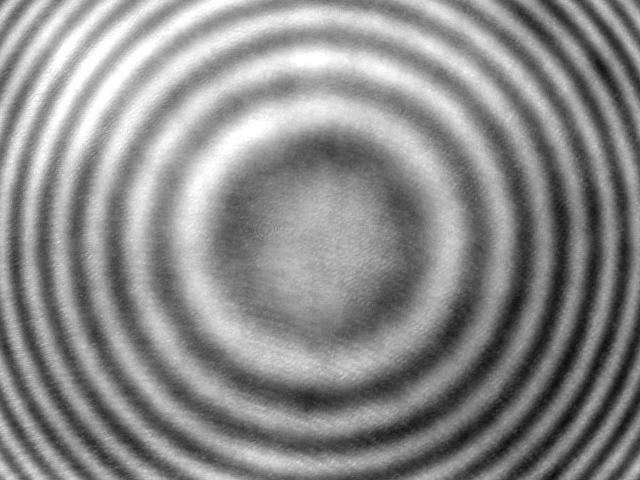
#> input picture data/generated/fourier/steel/ampl/fourier_steel_ampl_00000.png, 640 x 480 px, given in place of ampl, which was not available
$ jupyter execute 13-noise-distribution.ipynb
#> lines starting #> are read from the running program, lines starting #| are printed output that depends on the picture; pictures that were not available may be replaced by others from this repository, and a replacement may not be noted
### src/methods/analytic/exact.py
import cv2
import matplotlib.pyplot as plt
import numpy as np
from scipy.signal import find_peaks
from sklearn.linear_model import LinearRegression


class AnalyticalMathod:
    def detect_middle_x_y(self, img):
        raise NotImplementedError("Must override detect_middle")

    # function takes as an input a strip from image and returns
    # x coordinate being the center of symmetry
    def detect_middle_x(self, img, filter_size=10, check=[], mode="x"):

        if "strip" in check:
            cv2.imwrite("strip.png", img=img)

        # brightness values array #############################
        vector = img.mean(axis=0)

        # smothing the vector to get rid of noise ##############
        vector = cv2.filter2D(vector, -1, np.ones(filter_size) / filter_size).flatten()

        if "peaks_plot" in check:
            plt.figure()
            plt.plot(vector)
            plt.savefig("vector.png")

        # find maxima of the function ##########################
        # (coordinates of the brightest points) ################
        maxima = find_peaks(vector, distance=5)[0]

        if "maxima" in check:
            print("Maxima")
            print(maxima)

        # distacne between each consecutive maximum ############
        distances = np.array(
            [-maxima[i] + maxima[i + 1] for i in range(len(maxima) - 1)]
        )
        if "distances" in check:
            print("Distances")
            print(distances)

        # exemplary distances array: (symmetric more or less) ###
        # [ 26  30  36  41  55 148 110  52  43  34  31] #########
        # the function calculates the distance between the ######
        # triplets of values and returns coords if the distance #
        # is the smallest: 30  36  41 and 31  34  43 ############
        # so returns 1 and 10 which are the coordinates of 30 and 31
        def get_x1_x2(distances):
            x1 = 0
            x2 = len(distances) - 1
            best1 = 0
            best2 = len(distances) - 1
            best_score = np.Inf
            tres = 3
            if mode == "x":
                tres == 5
            while x2 - x1 >= tres:
                vec1 = distances[x1 : x1 + 2]
                vec2 = distances[x2 - 1 : x2 + 1][::-1]
                if mode == "x":
                    vec1 = distances[x1 : x1 + 3]
                    vec2 = distances[x2 - 2 : x2 + 1][::-1]

                difference = np.sum(np.abs(vec1 - vec2))
                if difference <= 3:
                    return x1, x2
                if difference < best_score:
                    best1 = x1
                    best2 = x2
                    best_score = difference
                if np.sum(vec1) > np.sum(vec2):
                    x2 -= 1
                else:
                    x1 += 1
            return best1, best2

        x1, x2 = get_x1_x2(distances)
        return maxima, distances, (maxima[x1] + maxima[x2 + 1]) // 2

    def middle_idx(self, vector):
        i1, i2 = 0, len(vector) - 1
        while np.fabs(vector[i1] - vector[i2]) >= 2:
            if vector[i1] > vector[i2]:
                i1 += 1
            else:
                i2 -= 1
        return i1, i2

    def calculate_epsilon(self, img, check=[], blur_size=20, vector_filter_size=10):
        if check:
            print("ANALYSIS")

        # blur to reduce noise
        img_tmp = cv2.filter2D(
            img,
            -1,
            np.ones(blur_size**2).reshape((blur_size, blur_size)) / blur_size**2,
        )

        # coordinates of center of rings
        x, y = self.detect_middle_x_y(img_tmp, vector_filter_size)
        if y < 190:
            y = 240

        # middle strip
        strip = img_tmp[y - 20 : y + 20, :]

        # find middle more accurately
        maxima, _, x_new = self.detect_middle_x(strip, vector_filter_size, check=check)
        if x_new > 400:
            x_new = 320

        # distances of the rings from the middle of image
        distances_from_x = np.fabs(maxima - x_new)

        if "distances_from_x" in check:
            print("Distances from the middle")
            print(distances_from_x)

        if "x_y" in check:
            print("X   Y")
            print(x_new, y)

        idx1, idx2 = self.middle_idx(distances_from_x)
        # index for dividing the distances to left and right side
        idx = (idx1 + idx2) // 2
        if (idx2 - idx1) % 2 == 0:
            left_distances, right_distances = (
                distances_from_x[:idx][::-1],
                distances_from_x[idx + 1 :],
            )
        else:
            left_distances, right_distances = (
                distances_from_x[: idx + 1][::-1],
                distances_from_x[idx + 1 :],
            )

        # we want the sequence of distances between the middle and the rings to
        # be the longest as posiible so we choose the longer part
        longer_sequence = left_distances
        if len(right_distances) > len(left_distances):
            longer_sequence = right_distances

        if "longer_sequence" in check:
            print("The longer part")
            print(longer_sequence)

        # if the firtst element of sequence is visibly
        # noised(which happens often) we can try
        # get rid of it with some simple rules
        if 2 * longer_sequence[1] < longer_sequence[2]:
            longer_sequence = longer_sequence[2:]
        if 1.8 * longer_sequence[0] < longer_sequence[1]:
            longer_sequence = longer_sequence[1:]

        # linear regression
        x = np.arange(1, len(longer_sequence) + 1)
        x = np.expand_dims(x, axis=1)
        y = longer_sequence**2
        regressor = LinearRegression().fit(x, y)

        # check regression score to find out if
        # the line is straight enough
        for _ in range(2):
            if regressor.score(x, y) <= 0.9998:
                sequence_tmp = longer_sequence[:-1]
                x_tmp = np.arange(1, len(sequence_tmp) + 1)
                x_tmp = np.expand_dims(x_tmp, axis=1)
                y_tmp = sequence_tmp**2
                regressor_tmp = LinearRegression().fit(x_tmp, y_tmp)
                # if by removing last ring we could improve the
                # straightness of our line
                if regressor_tmp.score(x_tmp, y_tmp) > regressor.score(x, y):
                    longer_sequence = sequence_tmp
                    x = x_tmp
                    y = y_tmp
                    regressor = regressor_tmp

        if regressor.score(x, y) <= 0.9998:
            sequence_tmp = longer_sequence[1:]
            x_tmp = np.arange(1, len(sequence_tmp) + 1)
            x_tmp = np.expand_dims(x_tmp, axis=1)
            y_tmp = sequence_tmp**2
            regressor_tmp = LinearRegression().fit(x_tmp, y_tmp)
            # if by removing last ring we could improve the
            # straightness of our line
            if regressor_tmp.score(x_tmp, y_tmp) > regressor.score(x, y):
                longer_sequence = sequence_tmp
                x = x_tmp
                y = y_tmp
                regressor = regressor_tmp

        if "longer_sequence" in check:
            print(longer_sequence)

        if "plot" in check:
            plt.figure()
            plt.plot(np.arange(1, len(longer_sequence) + 1), (longer_sequence) ** 2)
            plt.savefig("plot.png")

        # epsilon as a function of regression line interception with y axis
        # and the slope
        intercept = regressor.predict([[0]])
        slope = regressor.coef_
        epsilon = np.fabs(1 + intercept / slope) % 1.0

        return epsilon


class AnalyticalMathodNew(AnalyticalMathod):
    # [25 lines left out: function detect_middle_x_y, not called in this run]


class AnalyticalMathodOld(AnalyticalMathod):
    def detect_middle_x_y(self, img, vector_filter_size):
        # detect middle in horizontally
        img_strip_x = img[240 - 40 : 240 + 40, :]
        _, _, x = self.detect_middle_x(img=img_strip_x, filter_size=vector_filter_size)

        # detect middle vertically
        img_strip_y = np.transpose(img[:, x - 20 : x + 20])
        _, _, y = self.detect_middle_x(
            img=img_strip_y, filter_size=vector_filter_size, mode="y"
        )

        # again horizontally for better accuracy
        img_strip_x = img[y - 20 : y + 20, :]
        _, _, x = self.detect_middle_x(img=img_strip_x, filter_size=vector_filter_size)
        return x, y

### notebooks/13-noise-distribution.ipynb
[cell 1]
from glob import glob
import sys

sys.path.append("../src")

[cell 2]
from methods.analytic.exact import AnalyticalMathodOld

method = AnalyticalMathodOld()

[cell 3]
NOISE_PATH = "../data/fourier_noise/steel/"
RAW_PATH = "../data/raw/steel/"

[cell 4]
noise_paths = glob(NOISE_PATH + "*")
raw_indexes = [x.split("_")[-1] for x in noise_paths]
raw_paths = [RAW_PATH + x for x in raw_indexes]
raw_paths[:5]

[cell 5]
results = []
from tqdm import tqdm
import cv2

for path in tqdm(raw_paths):
    img = cv2.imread(path, cv2.IMREAD_GRAYSCALE)
#> img is the input picture: shape (480, 640); min 10, max 255, mean 138.9
    epsilon = method.calculate_epsilon(img)
#> in calculate_epsilon, `img_tmp = cv2.filter2D( img, -1, np.ones(blur_size**2).reshape((blur_s..`:
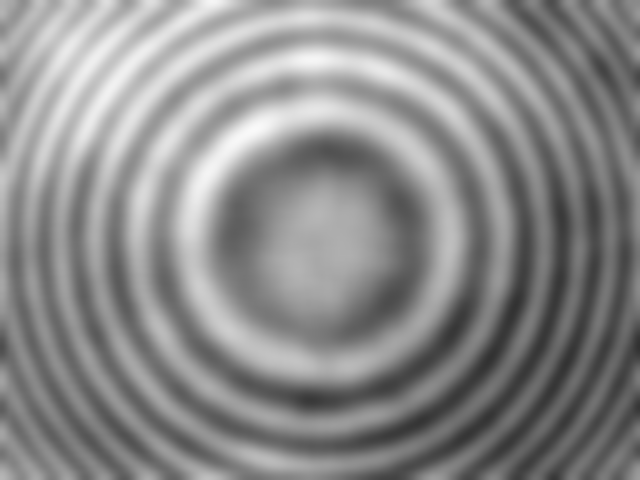
#> img_tmp: shape (480, 640); min 49, max 250, mean 139
#> in detect_middle_x_y, `img_strip_x = img[240 - 40 : 240 + 40, :]`:
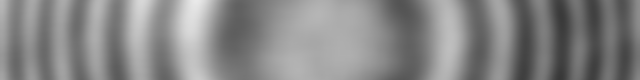
#> img_strip_x: shape (80, 640); min 56, max 233, mean 134.6
#> in detect_middle_x, `vector = img.mean(axis=0)`: vector = 640 values, max 208.7 at index 192, min 61.77 at index 561, mean 134.6
#> in detect_middle_x, `vector = cv2.filter2D(vector, -1, np.ones(filter_size) / filter_size)...`: vector = 640 values, max 207.2 at index 193, min 65.53 at index 562, mean 134.6
#> in detect_middle_x, `maxima = find_peaks(vector, distance=5)[0]`: maxima = [31, 61, 96, 139, 193, 309, 325, 448, 501, 543, 578, 610]
#> in detect_middle_x, `distances = np.array( [-maxima[i] + maxima[i + 1] for i in range(len(m..`: distances = [30, 35, 43, 54, 116, 16, 123, 53, 42, 35, 32]
#> in get_x1_x2, `x2 = len(distances) - 1`: x2 = 10
#> the loop in get_x1_x2, `while x2 - x1 >= tres:` made 1 pass
#> difference on pass 1: 3
#> after the loop in get_x1_x2, `while x2 - x1 >= tres:`: best1 = 0; best2 = 10; best_score = inf; x1 = 0; x2 = 10
#> in detect_middle_x, `x1, x2 = get_x1_x2(distances)`: x1 = 0; x2 = 10
#> in detect_middle_x_y, `_, _, x = self.detect_middle_x(img=img_strip_x, filter_size=vector_fil..`: x = 320
#> in detect_middle_x_y, `img_strip_y = np.transpose(img[:, x - 20 : x + 20])`:
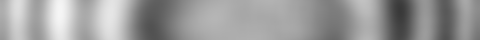
#> img_strip_y: shape (40, 480); min 57, max 245, mean 155
#> the loop in get_x1_x2 (call 2), `while x2 - x1 >= tres:` made 4 passes
#> (difference, best1, best2, best_score) on pass 1: (10, 0, 6, 10)
#> (difference, x2) on pass 2: (57, 5)
#> in detect_middle_x_y, `_, _, y = self.detect_middle_x( img=img_strip_y, filter_size=vector_fi..`: y = 242
#> in detect_middle_x_y, `img_strip_x = img[y - 20 : y + 20, :]`:
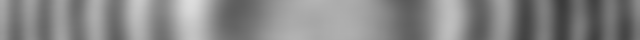
#> img_strip_x: shape (40, 640); min 59, max 221, mean 134.6
#> in calculate_epsilon, `x, y = self.detect_middle_x_y(img_tmp, vector_filter_size)`: x = 320; y = 242
#> in calculate_epsilon, `maxima, _, x_new = self.detect_middle_x(strip, vector_filter_size, che..`: maxima = [30, 61, 95, 138, 191, 302, 339, 449, 502, 544, 579, 610]; x_new = 320
#> in calculate_epsilon, `distances_from_x = np.fabs(maxima - x_new)`: distances_from_x = [290, 259, 225, 182, 129, 18, 19, 129, 182, 224, 259, 290]
#> in middle_idx, `i1, i2 = 0, len(vector) - 1`: i1 = 0; i2 = 11
#> after the loop in middle_idx, `while np.fabs(vector[i1] - vector[i2]) >= 2:`: i1 = 0; i2 = 11
#> in calculate_epsilon, `idx1, idx2 = self.middle_idx(distances_from_x)`: idx1 = 0; idx2 = 11
#> in calculate_epsilon, `idx = (idx1 + idx2) // 2`: idx = 5
#> in calculate_epsilon, `left_distances, right_distances = ( distances_from_x[: idx + 1][::-1],..`: left_distances = [18, 129, 182, 225, 259, 290]; right_distances = [19, 129, 182, 224, 259, 290]
#> in calculate_epsilon, `longer_sequence = left_distances`: longer_sequence = [18, 129, 182, 225, 259, 290]
#> in calculate_epsilon, `longer_sequence = longer_sequence[1:]`: longer_sequence = [129, 182, 225, 259, 290]
#> in calculate_epsilon, `x = np.arange(1, len(longer_sequence) + 1)`: x = [1, 2, 3, 4, 5]
#> in calculate_epsilon, `y = longer_sequence**2`: y = [16641, 33124, 50625, 67081, 84100]
#> in calculate_epsilon, `intercept = regressor.predict([[0]])`: intercept = [-348.3]
#> in calculate_epsilon, `slope = regressor.coef_`: slope = [16887.5]
#> in calculate_epsilon, `epsilon = np.fabs(1 + intercept / slope) % 1.0`: epsilon = [0.979]
#> epsilon = [0.979]
    results.append(epsilon[0])
#> pass 2 of the loop `for path in tqdm(raw_paths):`:
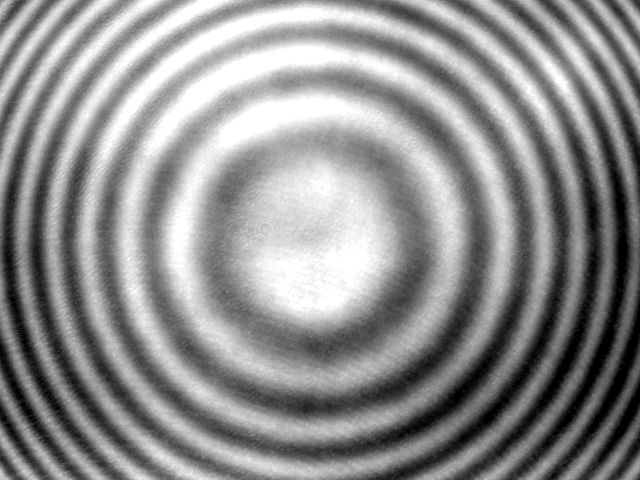
#> input picture data/generated/fourier/steel/ampl/fourier_steel_ampl_00001.png, 640 x 480 px, given in place of freq, which was not available
#> img is the input picture: shape (480, 640); min 0, max 255, mean 142.6
#> in detect_middle_x_y (call 2), `img_strip_x = img[240 - 40 : 240 + 40, :]`:
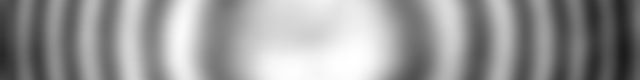
#> img_strip_x: shape (80, 640); min 28, max 255, mean 152.8
#> in detect_middle_x_y (call 2), `_, _, x = self.detect_middle_x(img=img_strip_x, filter_size=vector_fil..`: x = 315
#> in detect_middle_x_y (call 2), `_, _, y = self.detect_middle_x( img=img_strip_y, filter_size=vector_fi..`: y = 243
#> in detect_middle_x_y (call 2), `img_strip_x = img[y - 20 : y + 20, :]`:
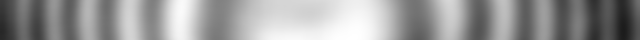
#> img_strip_x: shape (40, 640); min 28, max 255, mean 153.6
#> `epsilon = method.calculate_epsilon(img)`: epsilon = [0.0514]

[cell 6]
import seaborn as sns

[cell 7]
sns.histplot(results, bins=20).set_title("Epsilon distribution")
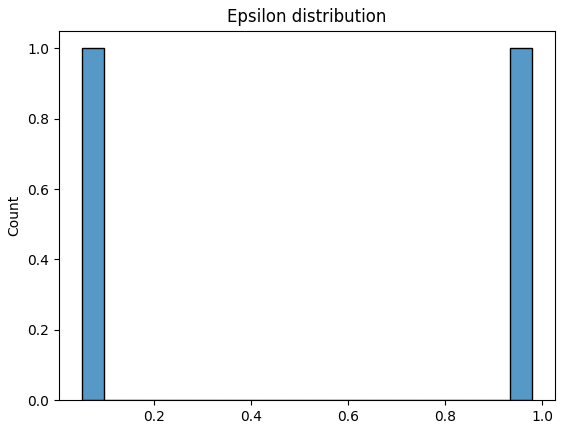
#> figure drawn by matplotlib, 1 panel
